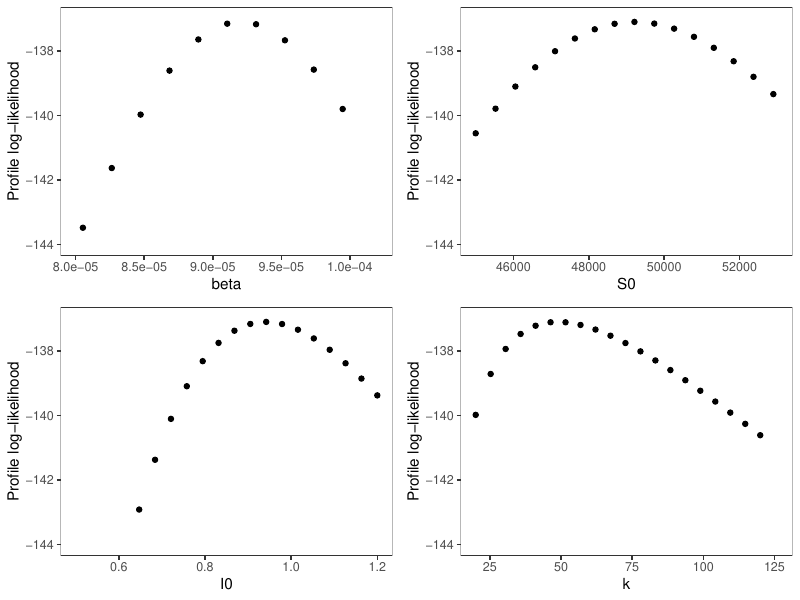

The script that saved this image:
library(fitode)
library(ggplot2); theme_set(theme_bw())
library(egg)

SIR_model <- odemodel(
    name="SIR model",
    model=list(
        S ~ - beta * S * I,
        I ~ beta * S * I - gamma * I,
        R ~ gamma * I
    ),
    observation = list(
        mort ~ dnbinom(mu = R, size = k)
    ),
    diffnames="R",
    initial=list(
        S ~ S0,
        I ~ I0,
        R ~ 0
    ),
    par=c("beta", "gamma", "S0", "I0", "k")
)

bombay2 <- rbind(
    c(times=bombay$week[1] -
          diff(bombay$week)[1], mort=NA),
    bombay
)

SIR_start <- c(beta = 7.83e-05, gamma = 4.11, I0 = 1, S0 = 57400, k = 50)
SIR_fit <- fitode(
    model = SIR_model,
    data = bombay2,
    start = SIR_start,
    fixed = list(gamma=SIR_start[["gamma"]]),
    tcol = "week"
)

nfits <- 20
betavec <- seq(7e-5, 11e-5, length.out=nfits)
S0vec <- seq(4.5e4, 5.5e4, length.out=nfits)
I0vec <- seq(0.5, 1.2, length.out=nfits)
kvec <- seq(20, 120, length.out=nfits)

loglikvec_beta <- loglikvec_S0 <- loglikvec_I0 <- loglikvec_k <- rep(NA, nfits)
fitlist_beta <- fitlist_S0 <- fitlist_I0 <- fitlist_k <- vector('list', nfits)

for (i in 1:nfits) {
    print(i)
    if (i==1) {
        start_ll <- coef(SIR_fit)
    } else {
        start_ll <- coef(fitlist_beta[[which.max(loglikvec_beta[1:(i-1)])]])
    }

    ff <- try(fitode(
        SIR_model,
        data = bombay2,
        start = start_ll,
        fixed = list(gamma=SIR_start[["gamma"]], beta=betavec[[i]]),
        tcol = "week",
        skip.hessian = TRUE
    ))

    if (!inherits(ff, "try-error")) {
        fitlist_beta[[i]] <- ff
        loglikvec_beta[i] <- logLik(ff)
    }
}

for (i in 1:nfits) {
    print(i)
    if (i==1) {
        start_ll <- coef(SIR_fit)
    } else {
        start_ll <- coef(fitlist_S0[[which.max(loglikvec_S0[1:(i-1)])]])
    }

    ff <- try(fitode(
        SIR_model,
        data = bombay2,
        start = start_ll,
        fixed = list(gamma=SIR_start[["gamma"]], S0=S0vec[[i]]),
        tcol = "week",
        skip.hessian = TRUE
    ))

    if (!inherits(ff, "try-error")) {
        fitlist_S0[[i]] <- ff
        loglikvec_S0[i] <- logLik(ff)
    }
}

for (i in 1:nfits) {
    print(i)
    if (i==1) {
        start_ll <- coef(SIR_fit)
    } else {
        start_ll <- coef(fitlist_I0[[which.max(loglikvec_I0[1:(i-1)])]])
    }

    ff <- try(fitode(
        SIR_model,
        data = bombay2,
        start = start_ll,
        fixed = list(gamma=SIR_start[["gamma"]], I0=I0vec[[i]]),
        tcol = "week",
        skip.hessian = TRUE
    ))

    if (!inherits(ff, "try-error")) {
        fitlist_I0[[i]] <- ff
        loglikvec_I0[i] <- logLik(ff)
    }
}

for (i in 1:nfits) {
    print(i)
    if (i==1) {
        start_ll <- coef(SIR_fit)
    } else {
        start_ll <- coef(fitlist_k[[which.max(loglikvec_k[1:(i-1)])]])
    }

    ff <- try(fitode(
        SIR_model,
        data = bombay2,
        start = start_ll,
        fixed = list(gamma=SIR_start[["gamma"]], k=kvec[[i]]),
        tcol = "week",
        skip.hessian = TRUE
    ))

    if (!inherits(ff, "try-error")) {
        fitlist_k[[i]] <- ff
        loglikvec_k[i] <- logLik(ff)
    }
}

data_beta <- data.frame(
    beta=betavec,
    logLik=loglikvec_beta
)

data_S0 <- data.frame(
    S0=S0vec,
    logLik=loglikvec_S0
)

data_I0 <- data.frame(
    I0=I0vec,
    logLik=loglikvec_I0
)

data_k <- data.frame(
    k=kvec,
    logLik=loglikvec_k
)

g1 <- ggplot(data_beta) +
    geom_point(aes(beta, logLik)) +
    scale_x_continuous(limits=c(8e-5, 10.2e-5)) +
    scale_y_continuous("Profile log-likelihood", limits=c(-144, -137)) +
    theme(
        panel.grid = element_blank()
    )

g2 <- ggplot(data_S0) +
    geom_point(aes(S0, logLik)) +
    scale_x_continuous(limits=c(NA, 53000)) +
    scale_y_continuous("Profile log-likelihood", limits=c(-144, -137)) +
    theme(
        panel.grid = element_blank()
    )

g3 <- ggplot(data_I0) +
    geom_point(aes(I0, logLik)) +
    scale_y_continuous("Profile log-likelihood", limits=c(-144, -137)) +
    theme(
        panel.grid = element_blank()
    )

g4 <- ggplot(data_k) +
    geom_point(aes(k, logLik)) +
    scale_x_continuous(limits=c(NA, 126)) +
    scale_y_continuous("Profile log-likelihood", limits=c(-144, -137)) +
    theme(
        panel.grid = element_blank()
    )

gcomb <- ggarrange(g1, g2, g3, g4, draw=FALSE)

save("fitlist_beta", "fitlist_S0", "fitlist_I0", "fitlist_k", file="bombay_confint_dnbinom_fixgamma.rda")
ggsave("bombay_confint_dnbinom_fixgamma.pdf", gcomb, width=8, height=6)
